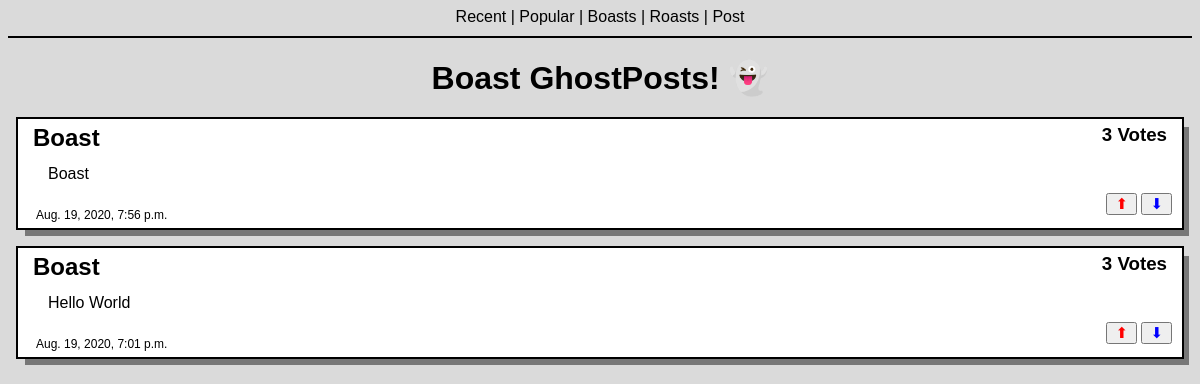
Page /boasts/ on the committed database.
### ghostpost_app/models.py (models this page shows)
class BoastRoast(models.Model):
    boast_or_roast = ((True, "Boast"), (False, "Roast"))
    choices = models.BooleanField(choices=boast_or_roast, default=True)
    user_post = models.CharField(max_length=280, default="")
    timeposted = models.DateTimeField(default=timezone.now)
    upvotes = models.IntegerField(default=0)
    downvotes = models.IntegerField(default=0)
    @property
    def totalvotes(self):
        return self.upvotes - self.downvotes

### ghostpost_app/views.py (the view)
# urls.py: path("boasts/", views.boast_view, name="boasts"),
def boast_view(request):
    boast = models.BoastRoast.objects.all().order_by("-timeposted")
    return render(
        request, "boasts.html", {"headline": "Boast GhostPosts!", "boast": boast}
    )

### templates/boasts.html (shortened to what this page needs)
<!DOCTYPE html>
<html lang="en">
    <head>
        {% load static %}
        <link rel="stylesheet" href="{% static 'css/styles.css' %}" />
    </head>
    <body>
        <div id="nav">
            <a id="links" href="/">Recent</a> |
            <a id="links" href="/sortbyvotes/">Popular</a> |
            <a id="links" href="/boasts/">Boasts</a> |
            <a id="links" href="/roasts/">Roasts</a> |
            <a id="links" href="/create_post/">Post</a>
        </div>
        <h1 id="headline">{{ headline }} &#128123;</h1>
        {% for posts in boast %} {% if posts.choices %}
        <div id="card">
            <h2 id="boast-or-roast">Boast</h2>
            <h3 id="vote-count">
                {{ posts.totalvotes }} Votes
            </h3>
            <br />
            <br />
            <div id="post">{{ posts.user_post }}</div>
            <div id="bottom-elements">
                <div id="date">
                    {{ posts.timeposted }}
                </div>
                <div id="vote-buttons">
                    <button id="upvote">
                        <a id="icon" href="/upvotes/{{posts.id}}">&#11014;</a>
                    </button>
                    <button id="downvote">
                        <a id="icon" href="/downvotes/{{posts.id}}">&#11015;</a>
                    </button>
                </div>
            </div>
        </div>
        {% endif %} {% endfor %}
    </body>
</html>

### static/css/styles.css (style rules this page uses)
body { font-family: arial; background-color: #dadada; }
#nav { border-bottom: 2px solid #000000; align-content: space-around; padding-bottom: 10px; text-align: center; }
#links { color: #000000; text-decoration: none; }
#headline { text-align: center; padding-left: 10px; padding-right: 10px; }
#card { outline: 2px solid #000000; padding-left: 10px; padding-right: 10px; padding-bottom: 10px; margin: 10px; margin-bottom: 20px; box-shadow: 7px 8px #777777; background-color: #ffffff; }
#boast-or-roast { text-align: left; float: left; margin: 5px; }
#vote-count { text-align: right; float: right; margin: 5px; }
#post { margin-top: 10px; margin-right: 20px; margin-bottom: 10px; margin-left: 20px; }
#bottom-elements { padding-bottom: 25px; }
#date { font-size: 12px; text-align: left; float: left; margin-top: 15px; padding-left: 8px; }
#vote-buttons { text-align: right; float: right; }
#upvote { font-size: 15px; color: transparent; text-shadow: 0 0 0 #ff0000; padding: 0px; }
#downvote { font-size: 15px; color: transparent; text-shadow: 0 0 0 #0000ff; padding: 0px; }
#icon { color: inherit; text-decoration: none; padding: 3px 7px; }

### rows in the picture
BoastRoast: totalvotes "3", user_post "Boast", timeposted "Aug. 19, 2020, 7:56 p.m."
BoastRoast: totalvotes "3", user_post "Hello World", timeposted "Aug. 19, 2020, 7:01 p.m."

### other values in the picture
{{ headline }} "Boast GhostPosts!"
